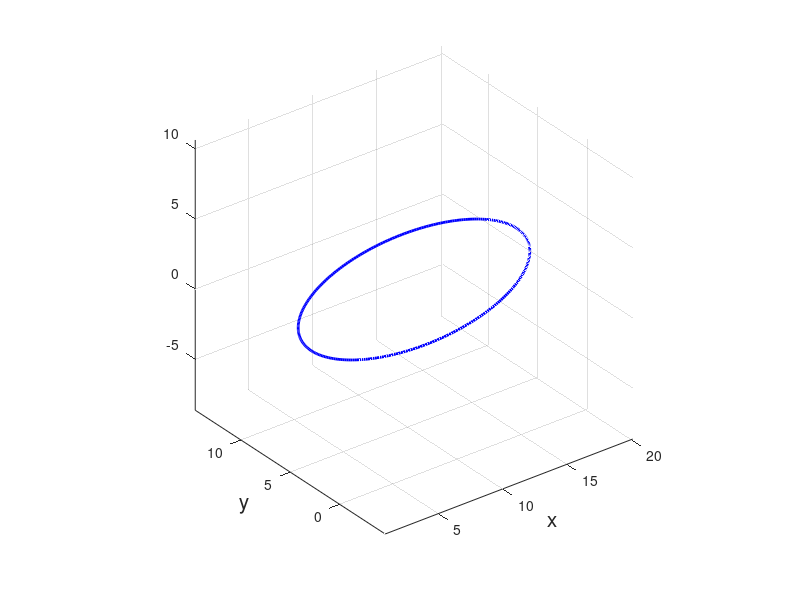

Write the MATLAB code that produced this figure.
% Define parameters.
close all
clear all
fontSize = 15;
x1 = 1;
x2 = 20;
y1 = 2;
y2 = 8;
eccentricity = 0.85;
numPoints = 300; % Less for a coarser ellipse, more for a finer resolution.
% Make equations:
a = (1/2) * sqrt((x2 - x1) ^ 2 + (y2 - y1) ^ 2);
b = a * sqrt(1-eccentricity^2);
t = linspace(0, 2 * pi, numPoints); % Absolute angle parameter
X = a * cos(t);
Y = b * sin(t);
% Compute angles relative to (x1, y1).
angles = atan2(y2 - y1, x2 - x1);
x = (x1 + x2) / 2 + X * cos(angles) - Y * sin(angles);
y = (y1 + y2) / 2 + X * sin(angles) + Y * cos(angles);
% Plot the ellipse as a blue curve.
z=zeros([numPoints,1])+1;
plot3(x,y,z,'b-', 'LineWidth', 2);	% Plot ellipse
grid on;
axis equal
xlabel('x', 'FontSize', fontSize);
ylabel('y', 'FontSize', fontSize);
